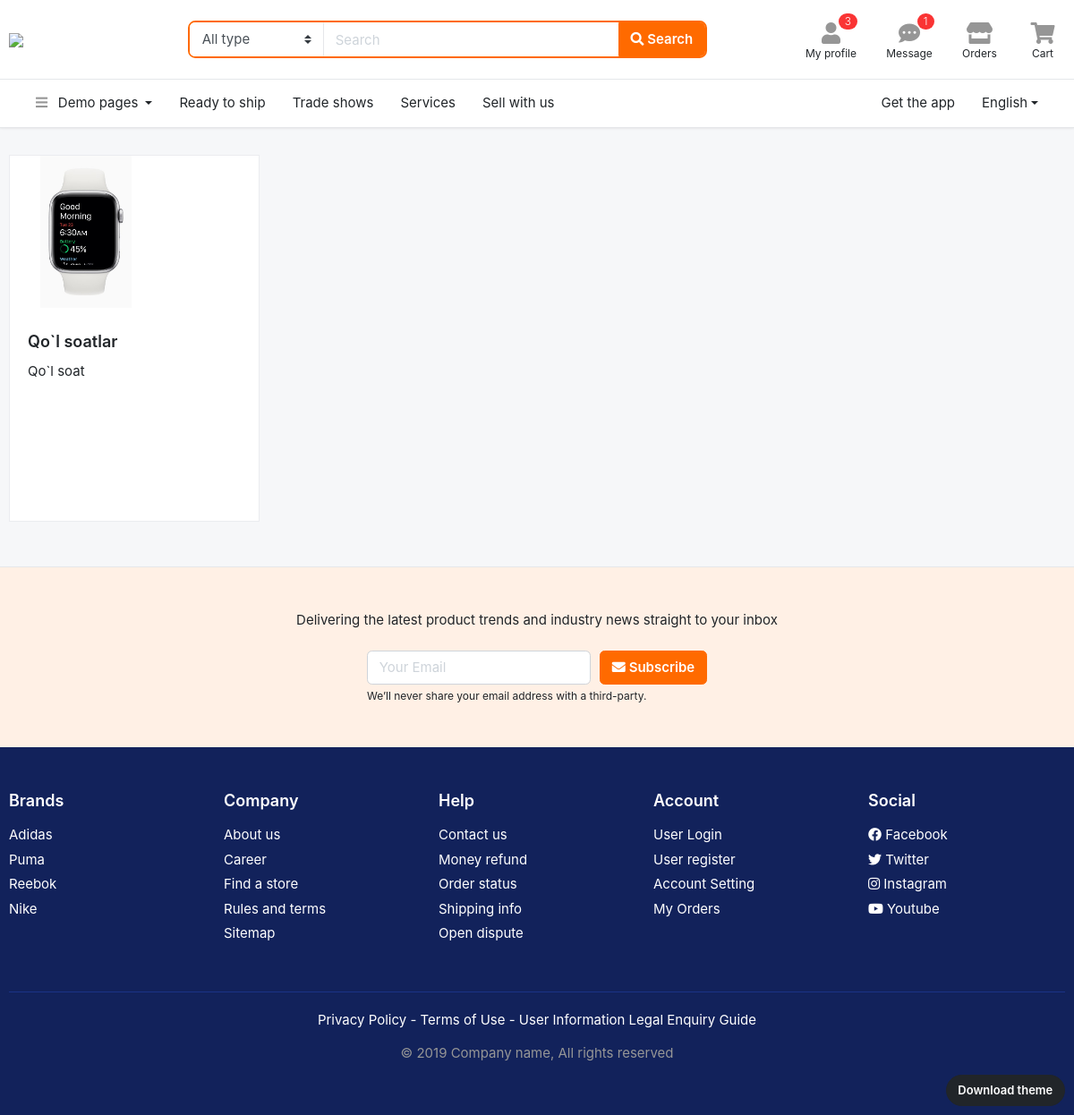
Page /bolim/Elektronika/ on the committed database.
### asosiy/models.py (models this page shows, shortened)
class Ichki(models.Model):
    nom = models.CharField(max_length=30)
    rasm = models.FileField(upload_to='ichki')
    bolim = models.ForeignKey(Bolim, on_delete=models.SET_NULL, null = True, related_name='bolim_ichkilari')

class Mahsulot(models.Model):
    nom = models.CharField(max_length=30)
    rasm = models.FileField(upload_to='mahsulot')
    mijoz = models.ForeignKey(Mijoz, on_delete=models.SET_NULL, null=True)
    tasdiq = models.CharField(max_length=30, default='Tasdiqlangan')
    narx = models.IntegerField()
    batafsil = models.TextField()
    aksiya = models.PositiveSmallIntegerField(default=0)
    brend = models.CharField(max_length=50)
    kafolat = models.CharField(max_length=20)
    yetkazish = models.CharField(max_length=20)
    mavjud = models.BooleanField(default=True)
    mamlakat = models.CharField(max_length=30, blank=True, default='O`zbekiston')
    ichki = models.ForeignKey(Ichki, on_delete=models.SET_NULL, null = True, related_name='ichki_mahsulotlar')

### asosiy/views.py (the view)
# urls.py: path('bolim/<str:nom>/', IchkiView.as_view(), name='ichki'),
class IchkiView(View):
    def get(self, request, nom):
        bolim = Bolim.objects.get(nom=nom)
        ichki = Ichki.objects.filter(bolim=bolim)
        return render(request, 'ichki.html', {'ichkilar' : ichki})

### templates/ichki.html (shortened to what this page needs)
<!DOCTYPE HTML>
<html lang="en">
<head>
	{% load static %}
<link href="{% static 'css/bootstrap.css' %}" rel="stylesheet" type="text/css"/>
<link href="{% static 'fonts/fontawesome/css/all.min.css' %}" type="text/css" rel="stylesheet">
<link href="{% static 'css/ui.css' %}" rel="stylesheet" type="text/css"/>
<link href="{% static 'css/responsive.css' %}" rel="stylesheet" type="text/css" />
</head>
<body>
<a href="http://bootstrap-ecommerce.com/page-themes.html" class="btn btn-dark rounded-pill" style="font-size:13px; z-index:100; position: fixed; bottom:10px; right:10px;">Download theme</a>
<header class="section-header">
<section class="header-main border-bottom">
	<div class="container">
		<div class="row align-items-center">
			<div class="col-xl-2 col-lg-3 col-md-12">
				<a href="http://bootstrap-ecommerce.com" class="brand-wrap">
					<img class="logo" src="images/logo.png">
				</a>
			</div>
			<div class="col-xl-6 col-lg-5 col-md-6">
				<form action="#" class="search-header">
					<div class="input-group w-100">
						<select class="custom-select border-right"  name="category_name">
								<option value="">All type</option><option value="codex">Special</option>
						</select>
					    <input type="text" class="form-control" placeholder="Search">
					    <div class="input-group-append">
					      <button class="btn btn-primary" type="submit">
					        <i class="fa fa-search"></i> Search
					      </button>
					    </div>
				    </div>
				</form>
			</div>
			<div class="col-xl-4 col-lg-4 col-md-6">
				<div class="widgets-wrap float-md-right">
					<div class="widget-header mr-3">
						<a href="#" class="widget-view">
							<div class="icon-area">
								<i class="fa fa-user"></i>
								<span class="notify">3</span>
							</div>
							<small class="text"> My profile </small>
						</a>
					</div>
					<div class="widget-header mr-3">
						<a href="#" class="widget-view">
							<div class="icon-area">
								<i class="fa fa-comment-dots"></i>
								<span class="notify">1</span>
							</div>
							<small class="text"> Message </small>
						</a>
					</div>
					<div class="widget-header mr-3">
						<a href="#" class="widget-view">
							<div class="icon-area">
								<i class="fa fa-store"></i>
							</div>
							<small class="text"> Orders </small>
						</a>
					</div>
					<div class="widget-header">
						<a href="#" class="widget-view">
							<div class="icon-area">
								<i class="fa fa-shopping-cart"></i>
							</div>
							<small class="text"> Cart </small>
						</a>
					</div>
				</div>
			</div>
		</div>
	</div>
</section>
<nav class="navbar navbar-main navbar-expand-lg border-bottom">
  <div class="container">
    <div class="collapse navbar-collapse" id="main_nav">
      <ul class="navbar-nav">
		<li class="nav-item dropdown">
			<a class="nav-link dropdown-toggle" data-toggle="dropdown" href="#"> <i class="fa fa-bars text-muted mr-2"></i> Demo pages </a>
		</li>
      	<li class="nav-item">
           <a class="nav-link" href="#">Ready to ship</a>
        </li>
        <li class="nav-item">
          <a class="nav-link" href="#">Trade shows</a>
        </li>
        <li class="nav-item">
          <a class="nav-link" href="#">Services</a>
        </li>
        <li class="nav-item">
          <a class="nav-link" href="#">Sell with us</a>
        </li>
      </ul>
      <ul class="navbar-nav ml-md-auto">
      	  <li class="nav-item">
            <a class="nav-link" href="#">Get the app</a>
          </li>
	      <li class="nav-item dropdown">
	        <a class="nav-link dropdown-toggle" href="http://example.com" data-toggle="dropdown">English</a>
	      </li>
	   </ul>
    </div>
  </div>
</nav>
</header>
<section class="section-content padding-y">
<div class="container">
<nav class="row">
	{% for ichki in ichkilar %}
		<div class="col-md-3">
			<div class="card card-category">
			  <div class="img-wrap" style="background: #ffffff">
			  	<img src="{{ ichki.rasm.url }}">
			  </div>
			  <div class="card-body">
			    <h4 class="card-title"><a href="/ichki/{{ ichki.nom }}/">{{ ichki.nom }}</a></h4>
			    <ul class="list-menu">
					{% for i in ichki.ichki_mahsulotlar.all %}
			    	<li><a href="/product/{{ i.nom }}/">{{ i.nom }}</a></li>
					{% endfor %}
			    </ul>
			  </div>
			</div>
		</div>
	{% endfor %}
	</nav>
</div>
</section>
<section class="padding-y-lg bg-light border-top">
<div class="container">
<p class="pb-2 text-center">Delivering the latest product trends and industry news straight to your inbox</p>
<div class="row justify-content-md-center">
	<div class="col-lg-4 col-sm-6">
<form class="form-row">
		<div class="col-8">
		<input class="form-control" placeholder="Your Email" type="email">
		</div>
		<div class="col-4">
		<button type="submit" class="btn btn-block btn-warning"> <i class="fa fa-envelope"></i> Subscribe </button>
		</div>
</form>
<small class="form-text">We’ll never share your email address with a third-party. </small>
	</div>
</div>
</div>
</section>
<footer class="section-footer bg-secondary">
	<div class="container">
		<section class="footer-top padding-y-lg text-white">
			<div class="row">
				<aside class="col-md col-6">
					<h6 class="title">Brands</h6>
					<ul class="list-unstyled">
						<li> <a href="#">Adidas</a></li>
						<li> <a href="#">Puma</a></li>
						<li> <a href="#">Reebok</a></li>
						<li> <a href="#">Nike</a></li>
					</ul>
				</aside>
				<aside class="col-md col-6">
					<h6 class="title">Company</h6>
					<ul class="list-unstyled">
						<li> <a href="#">About us</a></li>
						<li> <a href="#">Career</a></li>
						<li> <a href="#">Find a store</a></li>
						<li> <a href="#">Rules and terms</a></li>
						<li> <a href="#">Sitemap</a></li>
					</ul>
				</aside>
				<aside class="col-md col-6">
					<h6 class="title">Help</h6>
					<ul class="list-unstyled">
						<li> <a href="#">Contact us</a></li>
						<li> <a href="#">Money refund</a></li>
						<li> <a href="#">Order status</a></li>
						<li> <a href="#">Shipping info</a></li>
						<li> <a href="#">Open dispute</a></li>
					</ul>
				</aside>
				<aside class="col-md col-6">
					<h6 class="title">Account</h6>
					<ul class="list-unstyled">
						<li> <a href="#"> User Login </a></li>
						<li> <a href="#"> User register </a></li>
						<li> <a href="#"> Account Setting </a></li>
						<li> <a href="#"> My Orders </a></li>
					</ul>
				</aside>
				<aside class="col-md">
					<h6 class="title">Social</h6>
					<ul class="list-unstyled">
						<li><a href="#"> <i class="fab fa-facebook"></i> Facebook </a></li>
						<li><a href="#"> <i class="fab fa-twitter"></i> Twitter </a></li>
						<li><a href="#"> <i class="fab fa-instagram"></i> Instagram </a></li>
						<li><a href="#"> <i class="fab fa-youtube"></i> Youtube </a></li>
					</ul>
				</aside>
			</div>
		</section>
		<section class="footer-bottom text-center">
				<p class="text-white">Privacy Policy - Terms of Use - User Information Legal Enquiry Guide</p>
				<p class="text-muted"> &copy 2019 Company name, All rights reserved </p>
				<br>
		</section>
	</div>
</footer>
</body>
</html>

### static/css/ui.css (style rules this page uses)
html { font-family:'Inter', sans-serif;font-size:15px }
.img-wrap { text-align:center;display:block }
.img-wrap img { max-width:100% }
.padding-y { padding-top:30px;padding-bottom:30px }
.padding-y-lg { padding-top:48px;padding-bottom:48px }
.section-header { background-color:#fff;-webkit-box-shadow:0 0 3px rgba(51,51,51,0.15);box-shadow:0 0 3px rgba(51,51,51,0.15) }
.header-main { position:relative;padding-top:1rem;padding-bottom:1rem }
.brand-wrap .logo,.navbar-brand .logo { margin-right:7px;max-height:34px;display:inline-block }
.search-header { border:2px solid #ff6a00;border-radius:.55rem }
.search-header .form-control,.search-header .custom-select { border-color:transparent }
.search-header select { -ms-flex-preferred-size:150px !important;flex-basis:150px !important;-webkit-box-flex:0 !important;-ms-flex-positive:0 !important;flex-grow:0 !important }
.widget-header { display:inline-block;vertical-align:middle;position:relative }
.widget-header .widget-view { padding:5px 7px;display:inline-block;position:relative;text-align:center }
.widget-header .icon-area { font-size:24px;display:inline-block;width:36px;height:30px;color:#969696 }
.widget-header .icon-area .notify { position:absolute;top:0px;right:8% }
.widget-header .text { max-width:80px;overflow:hidden;text-overflow:ellipsis;white-space:nowrap;display:block;line-height:1.2 }
.widget-header a { color:#212529 }
.section-footer ul li { margin-bottom:5px }
.section-footer ul a { color:inherit }
.section-footer .title { font-weight:600;margin-bottom:16px;font-size:18px }
.footer-bottom { padding-top:20px;padding-bottom:20px;border-top:1px solid #1a3286 }
[class*="list-"] li:after { visibility:hidden;display:block;content:"";overflow:hidden;height:0;clear:both }
.list-menu { list-style:none;margin:0;padding-left:0 }
.list-menu li { margin-bottom:5px }
.list-menu a { color:#212529 }
.card-category { display:block;margin-bottom:20px;overflow:hidden;min-height:410px }
.card-category .card-title { font-weight:600;font-size:18px }
.card-category .img-wrap { overflow:hidden;display:inline-block;height:170px;background:#fff0c5 }
.card-category .img-wrap img { height:100%;width:60%;-o-object-fit:cover;object-fit:cover;mix-blend-mode:multiply }
.card .img-wrap { overflow:hidden }
.notify { position:absolute;top:-4px;right:-10px;display:inline-block;padding:.25em .6em;font-size:12px;line-height:1;text-align:center;font-weight:300;border-radius:3rem;color:#fff;background-color:#fa3434 }
body { background-color:#f6f7f9 }

### rows in the picture
Ichki: rasm (picture), nom "Qo`l soatlar"
Mahsulot: nom "Qo`l soat"
